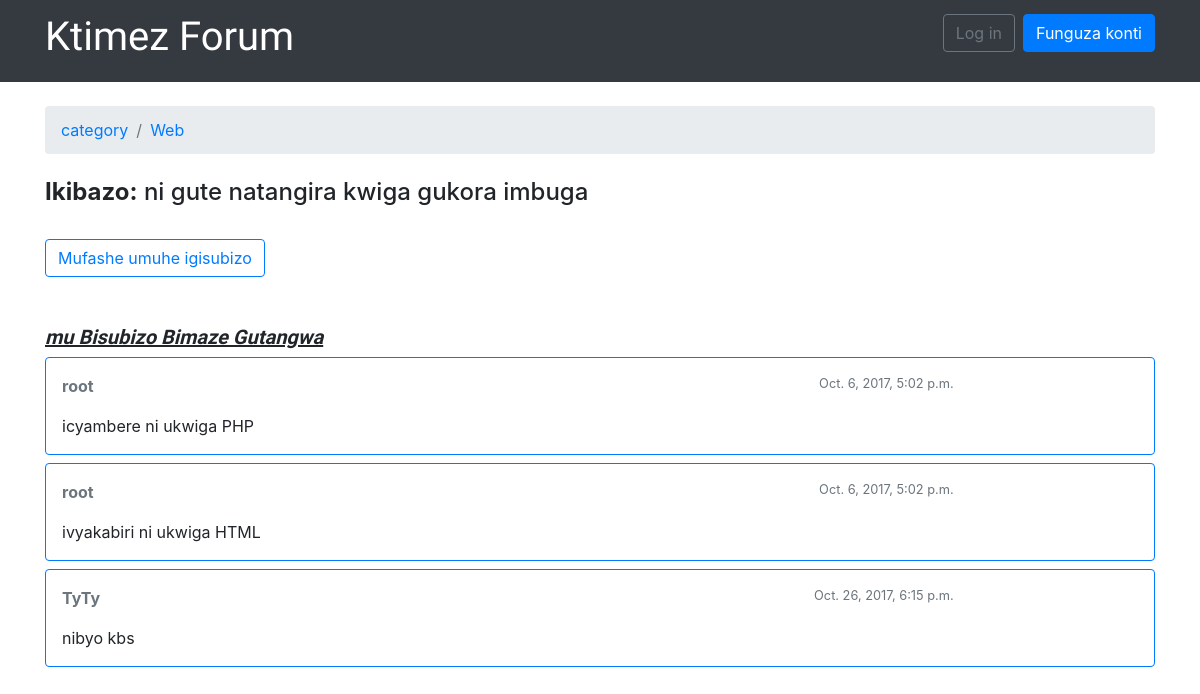
The app's page /category/1/topics/1/, older data.
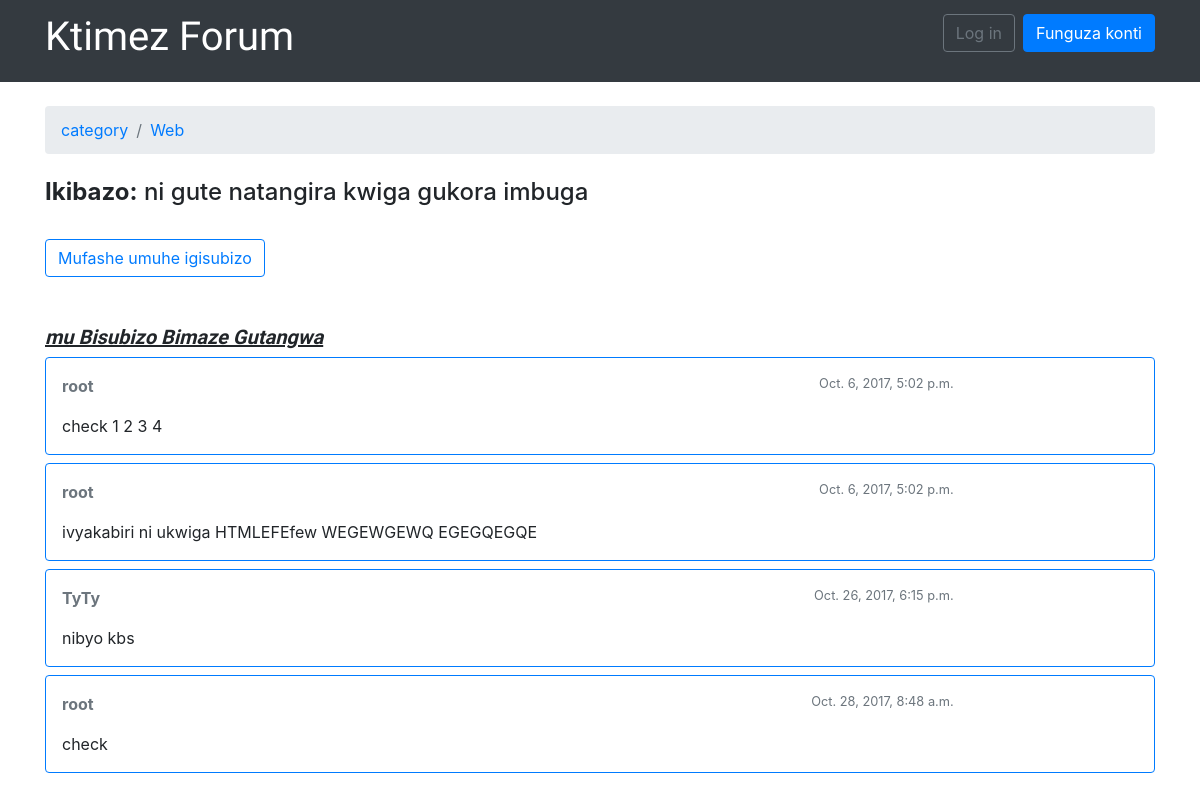
The same page, newer data.
### categories/models.py (models this page shows, shortened)
class Reply(models.Model):
    message = models.TextField(max_length=40000)
    topic = models.ForeignKey(Topic, related_name='replies')
    created_at = models.DateTimeField(auto_now_add=True)
    updated_at = models.DateTimeField(null=True)
    created_by = models.ForeignKey(User, related_name='posts')
    updated_by = models.ForeignKey(User, null=True, related_name='+')

### categories/views.py (the view)
# urls.py: url(r'^category/(?P<pk>\d+)/topics/(?P<topic_pk>\d+)/$', views.topic_posts, name='topic_posts'),
def topic_posts(request, pk, topic_pk):
    topic = get_object_or_404(Topic, category__pk=pk, pk=topic_pk)
    topic.views +=1
    topic.save()
    return render(request, 'topic_posts.html', {'topic': topic})

### templates/topic_posts.html (shortened to what this page needs)
{% extends 'base.html' %}
{% load static %}
{% block breadcrumb %}
  <li class="breadcrumb-item"><a href="{% url 'home' %}">category</a></li>
  <li class="breadcrumb-item"><a href="{% url 'category_topics' topic.category.pk %}">{{ topic.category.name }}</a></li>
{% endblock %}
{% block content %}
  <div class="mb-4">
     <h4><b>Ikibazo:</b> {{ topic.subject }}</h4>
    <br>
    <a href="{% url 'reply_topic' topic.category.pk topic.pk %}" class="btn btn-outline-primary" role="button">Mufashe umuhe igisubizo</a>
  </div>
  <br>
  {% if topic.replies.all %}
    <h5  style="font-family:'Special Elite';"><b><i><u>mu Bisubizo Bimaze Gutangwa </u></b></i></h5>
  {% endif %}
  {% for post in topic.replies.all %}
    <div class="card border-primary mb-2 ">
      <div class="card-body p-3">
        <div class="row">
          <div class="col-10">
            <div class="row mb-3">
              <div class="col-6">
                <strong class="text-muted">{{ post.created_by.username }}</strong>
              </div>
              <div class="col-6 text-right">
                <small class="text-muted">{{ post.created_at }}</small>
              </div>
            </div>
            {{ post.message }}
          </div>
        </div>
      </div>
    </div>
  {% endfor %}
{% endblock %}

Row changes from the older to the newer data that the page shows:
changed Reply: message "icyambere ni ukwiga PHP" → "check 1 2 3 4"
changed Reply: message "ivyakabiri ni ukwiga HTML" → "ivyakabiri ni ukwiga HTMLEFEfew WEGEWGEWQ EGEGQEGQE"
added Reply: created_by.username "root", created_at "Oct. 28, 2017, 8:48 a.m.", message "check"
